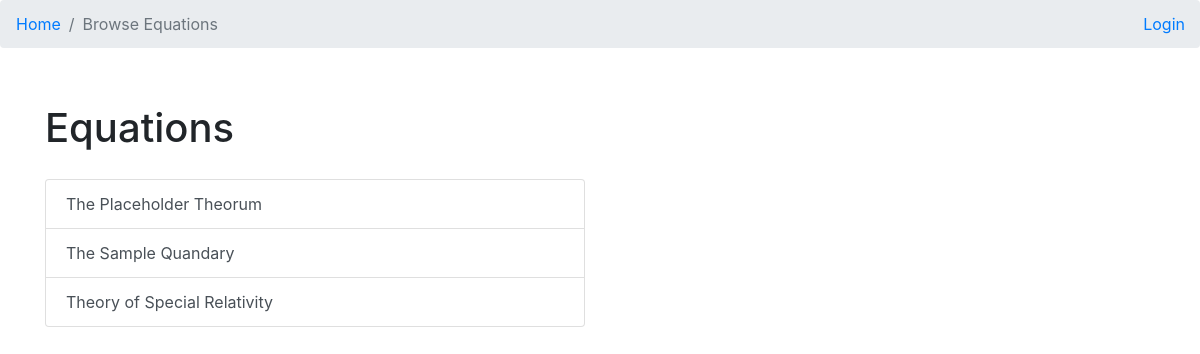
Screenshot of /equations/ with the database file from the repository.
### tables this page shows
CREATE TABLE equations (
	title text UNIQUE,
	def text UNIQUE,
	user integer
);

### app.py (the view)
@app.route('/equations/')
def predefined_equations():
	cursor = get_db().cursor()
	eq = cursor.execute("SELECT rowid, * FROM equations WHERE user = -1").fetchall()
	return render_template("predefined_main.html", equations=eq), 200

### app.py (called while the page is built)
def get_db():
	db = getattr(g, "db", None)
	if db is None:
		db = sqlite3.connect(db_location)
		g.db = db
	return db

@app.teardown_appcontext
def destroy_db_connection(exception):
	db = getattr(g, 'db', None)
	if db is not None:
		db.close()

### templates/predefined_main.html (shortened to what this page needs)
{% extends "template.html" %}
{% block breadcrumbs %}
<li class="breadcrumb-item active">Browse Equations</li>
{% endblock %}
{% block content %}
<div class="row" style="margin-top: 5%;">
	<div class="col">
		<h1>Equations</h1>
		<div class="list-group" style="margin-top: 5%;">
			{% for equation in equations %}
		<a href="/equations/{{ equation[0] }}" class="list-group-item list-group-item-action" onmouseover="changeText('{{ equation[2] }}')">{{ equation[1] }}</a>
			{% endfor %}
		</div>
	</div>
	<div class="col d-flex justify-content-center">
		<table style="height: 100%;">
			<tr>
				<td><h1 class="display-3" id="equation"></h1></td>
			</tr>
		</table>
	</div>
</div>
{% endblock %}

### rows the page displays
equations: title "The Placeholder Theorum"
equations: title "The Sample Quandary"
equations: title "Theory of Special Relativity"
